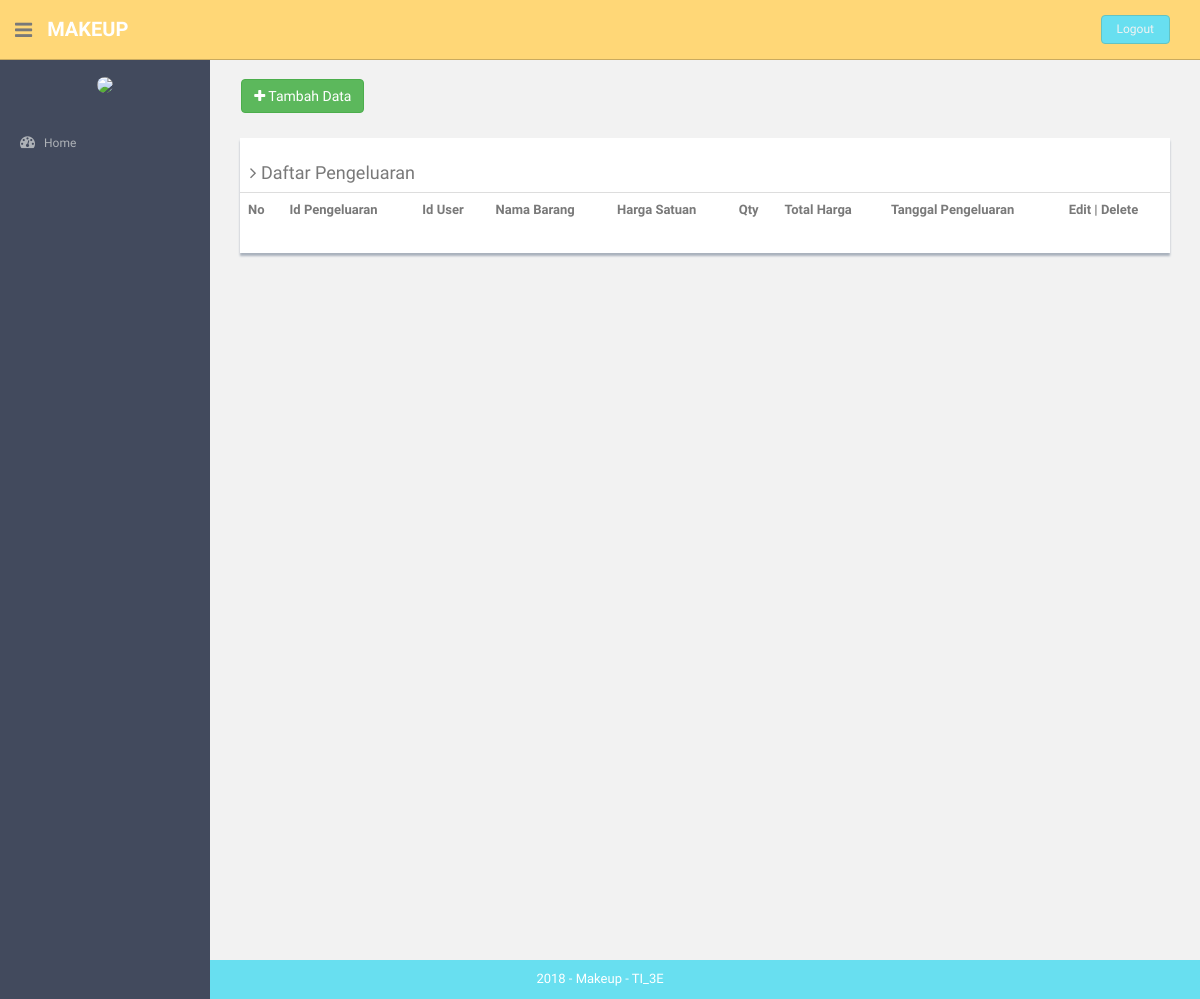
Before: /index.php/pengeluaran with the older database file.
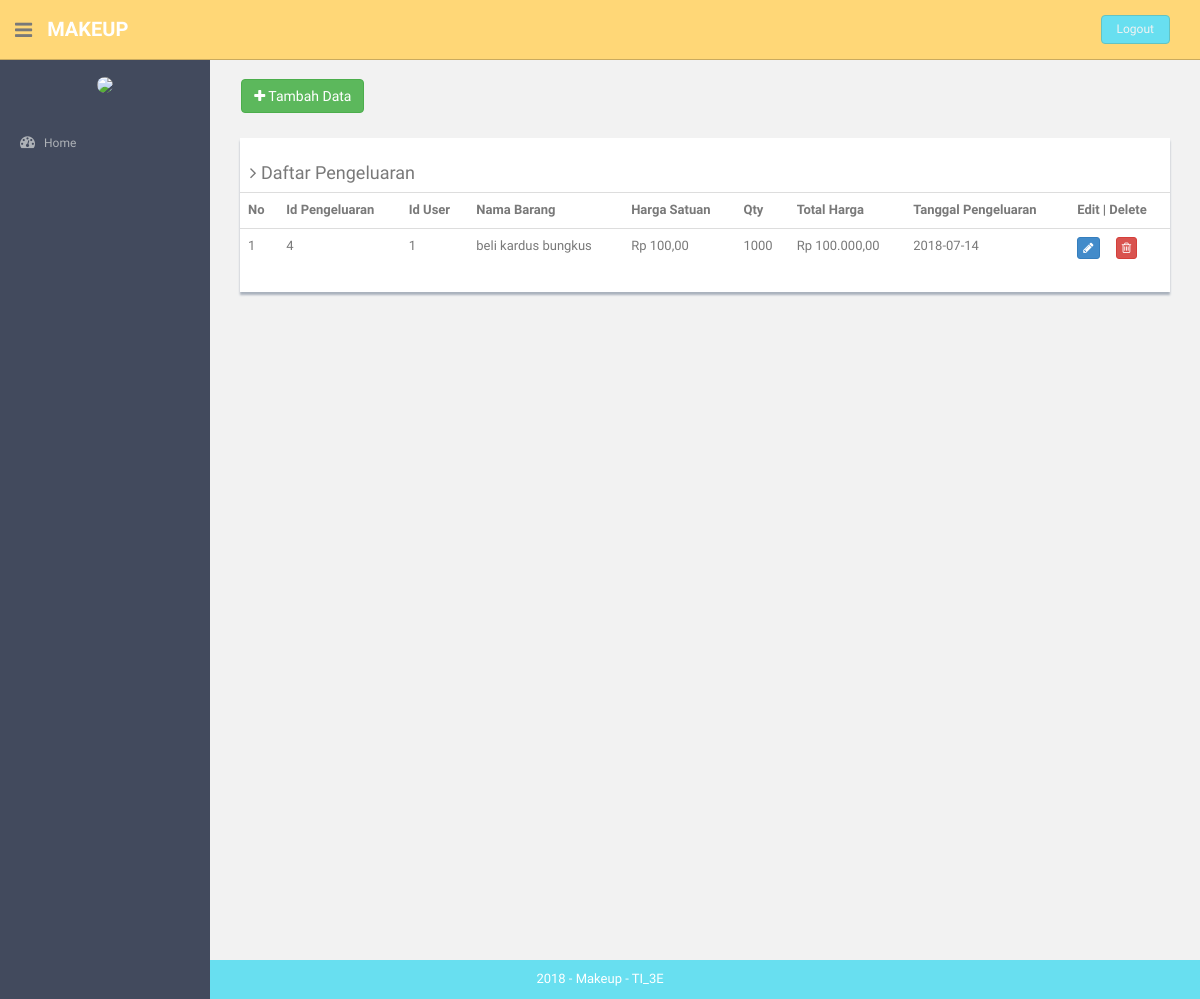
After: the same page with the newer database file.
### tables this page shows
CREATE TABLE `pengeluaran` (
  `id_pengeluaran` int(11) NOT NULL,
  `id_user` int(11) NOT NULL,
  `nama_barang` varchar(40) NOT NULL,
  `harga_satuan` int(11) NOT NULL,
  `qty` int(11) NOT NULL,
  `total_harga` int(11) NOT NULL,
  `tanggal_pengeluaran` date NOT NULL
);

### application/controllers/Pengeluaran.php (called while the page is built, shortened)
<?php
class Pengeluaran extends CI_Controller {
	public function __construct()
	{
		$this->load->helper('url','form');
		$this->load->library('form_validation');
		$this->load->model('user_model');
		$this->load->model('pengeluaran_model');
		$this->load->helper('html');
		$this->load->library('image_lib');
	}
	public function index()
	{
		    	$object['keluar']=$this->pengeluaran_model->getDataPengeluaran();
                        $object['user']=$this->user_model->getDataUser();
		    	$cek['status'] = array(
        		'home'=>'',
        		'hrd'=>'',
        		'keuangan'=>'active',
        		'produk'=>'',
        		'pembelian'=>'',
        		'pemasukan'=>'',
        		'pengeluaran'=>'active',
                        'pemesanan'=>'',
                'pembayaran'=>'',
        		'utang'=>'',
        		'cash_flow'=>'',
        		'neraca'=>'',
        		'admin'=>'',
        		'gaji'=>'',
        		'golongan'=>'',
        		'absensi'=>'',
        		'user'=>'',
        		'barang'=>'',
        		'supplier'=>'',
        		'kategori'=>'',
        		);
				$this->load->view('component/header',$cek);
				$this->load->view('Pengeluaran/view_pengeluaran',$object);
				$this->load->view('component/footer');
	}
}

### index.php (called while the page is built, shortened)
<?php
require_once BASEPATH.'core/CodeIgniter.php';

### application/models/pengeluaran_model.php (called while the page is built, shortened)
<?php
class Pengeluaran_model extends CI_Model {
	public function getDataPengeluaran()
	{
		$query = $this->db->query("SELECT A.* , B.username from pengeluaran as A join admin as B on A.id_user = B.id");
		return $query->result();
	}
}

### application/views/Pengeluaran/view_pengeluaran.php (the view)
<?php
function rupiah($angka){
  $hasil_rupiah = "Rp " . number_format($angka,2,',','.');
  return $hasil_rupiah;
}
?>
<section id="main-content">
  <section class="wrapper site-min-height">
    <br>&nbsp;&nbsp;&nbsp;&nbsp;
    <a href="<?php echo base_url('index.php/pengeluaran/form_pengeluaran'); ?>"><button type="button" class="btn btn-success "><i class="fa fa-plus"> </i> Tambah Data</button></a>
    <br>
    <div class="col-md-12 mt">
      <div class="content-panel">
        <table class="table table-hover">
        <h4><i class="fa fa-angle-right"></i> Daftar Pengeluaran</h4>
        <tr>
          <th>No</th>
          <th>Id Pengeluaran </th>
          <th>Id User</th>
          <th>Nama Barang</th>
          <th>Harga Satuan</th>
          <th>Qty</th>
          <th>Total Harga</th>
          <th>Tanggal Pengeluaran</th>
          <th align="center">Edit | Delete</th>
        </tr>
        <?php
        $no = 1;
        foreach($keluar as $key){
        ?>
        <tr>
          <td><?php echo $no++ ?></td>
          <td><?php echo $key->id_pengeluaran ?></td>
          <td><?php echo $key->id_user ?></td>
          <td><?php echo $key->nama_barang ?></td>
          <td><?php echo rupiah($key->harga_satuan) ?></td>
          <td><?php echo $key->qty ?></td>
          <td><?php echo rupiah($key->total_harga) ?></td>
          <td><?php echo $key->tanggal_pengeluaran?></td>
          <td>
                <a class="btn btn-primary btn-xs" href="<?php echo site_url('pengeluaran/update/').$key->id_pengeluaran ?>">
                  <i class="fa fa-pencil"></i>
                </a>&nbsp;&nbsp;&nbsp;&nbsp;
                <a class="btn btn-danger btn-xs" href="<?php echo site_url('pengeluaran/delete/').$key->id_pengeluaran ?>">
                  <i class="fa fa-trash-o"></i>
                </a>
          </td>
        </tr>
        <?php } ?>
      </table>
      </div>
      </div>
    </section>
    </section>

Changed rows visible on the page:
added pengeluaran: id_pengeluaran "4", id_user "1", nama_barang "beli kardus bungkus", harga_satuan "Rp 100,00", qty "1000", total_harga "Rp 100.000,00", tanggal_pengeluaran "2018-07-14"
